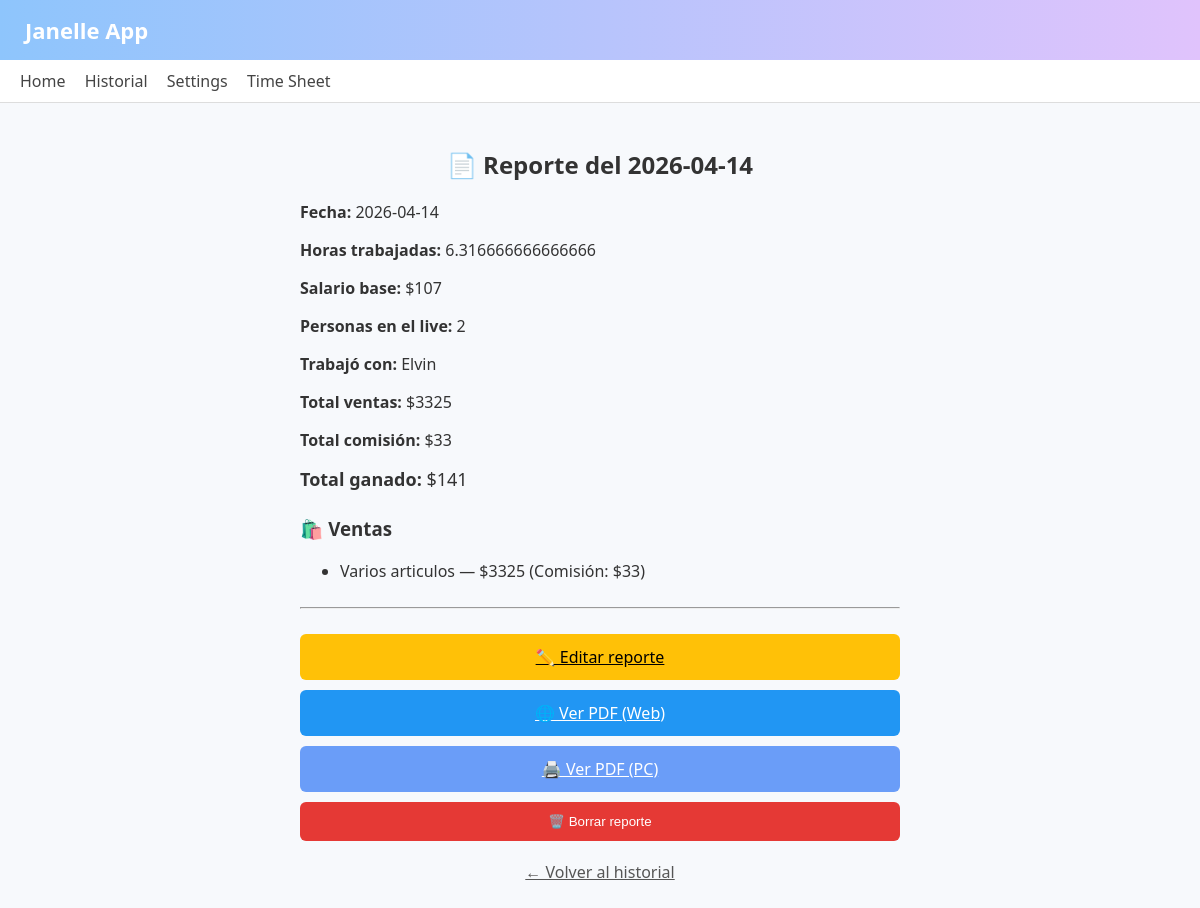
The page /reporte/33 on the database its author committed.
### tables this page shows
CREATE TABLE reportes (
            id INTEGER PRIMARY KEY AUTOINCREMENT,
            fecha TEXT,
            horas REAL,
            salario REAL,
            total_ventas REAL,
            total_comision REAL,
            total_ganado REAL,
            ventas_json TEXT
        , personas INTEGER DEFAULT 1, companero TEXT DEFAULT '');

### app.py (the view)
@app.route('/reporte/<int:id>')
def reporte_pasado(id):
    conn = sqlite3.connect("historial.db")
    c = conn.cursor()
    c.execute("""
        SELECT fecha, horas, salario, total_ventas, total_comision, total_ganado,
               ventas_json, personas, companero
        FROM reportes WHERE id=?
    """, (id,))
    fila = c.fetchone()
    conn.close()
    if not fila:
        return "Reporte no encontrado", 404
    ventas = json.loads(fila[6])
    reporte = {
        "id": id,
        "fecha": fila[0],
        "horas": fila[1],
        "salario": fila[2],
        "total_ventas": fila[3],
        "total_comision": fila[4],
        "total_ganado": fila[5],
        "ventas": ventas,
        "personas": fila[7],
        "companero": fila[8]
    }
    return render_template("reporte_pasado.html", reporte=reporte)

### templates/reporte_pasado.html
{% extends "base.html" %}
{% block content %}
<h2 style="text-align:center; margin-bottom:20px;">📄 Reporte del {{ reporte.fecha }}</h2>
<div style="max-width:600px; margin:auto;">
    <p><strong>Fecha:</strong> {{ reporte.fecha }}</p>
    <p><strong>Horas trabajadas:</strong> {{ reporte.horas }}</p>
    <p><strong>Salario base:</strong> ${{ reporte.salario|round|int }}</p>
    <p><strong>Personas en el live:</strong> {{ reporte.personas }}</p>
    {% if reporte.personas == 2 %}
    <p><strong>Trabajó con:</strong> {{ reporte.companero }}</p>
    {% endif %}
    <p><strong>Total ventas:</strong> ${{ reporte.total_ventas|round|int }}</p>
    <p><strong>Total comisión:</strong> ${{ reporte.total_comision|round|int }}</p>
    <p style="font-size:18px; margin-top:10px;">
        <strong>Total ganado:</strong> ${{ reporte.total_ganado|round|int }}
    </p>
    <h3 style="margin-top:25px;">🛍️ Ventas</h3>
    <ul>
        {% for v in reporte.ventas %}
        <li>
            {{ v.descripcion }} — ${{ v.precio|round|int }}
            (Comisión: ${{ v.comision|round|int }})
        </li>
        {% endfor %}
    </ul>
    <hr style="margin:25px 0;">
    <a href="/editar/{{ reporte.id }}"
        style="display:block; background:#FFC107; color:black; padding:12px; text-align:center; border-radius:6px; margin-bottom:10px;">
        ✏️ Editar reporte
    </a>
    <a href="/pdfweb/{{ reporte.id }}"
        style="display:block; background:#2196F3; color:white; padding:12px; text-align:center; border-radius:6px; margin-bottom:10px;">
        🌐 Ver PDF (Web)
    </a>
    <a href="/pdf_reporte/{{ reporte.id }}"
        style="display:block; background:#6a9df8; color:white; padding:12px; text-align:center; border-radius:6px; margin-bottom:10px;">
        🖨️ Ver PDF (PC)
    </a>
    <form action="/borrar/{{ reporte.id }}" method="POST"
        onsubmit="return confirm('¿Seguro que deseas borrar este reporte?');">
        <button type="submit"
            style="background:#E53935; color:white; padding:12px; border:none; border-radius:6px; width:100%;">
            🗑️ Borrar reporte
        </button>
    </form>
    <a href="/historial" style="display:block; text-align:center; margin-top:20px; color:#555;">
        ← Volver al historial
    </a>
</div>
{% endblock %}

### templates/base.html (style rules this page uses)
body { font-family: "Segoe UI", Arial, sans-serif; background: #f7f9fc; margin: 0; padding: 0; color: #333; }

### rows shown on the page
reportes: fecha "2026-04-14", horas "6.316666666666666", salario "107", personas "2", companero "Elvin", total_ventas "3325", total_comision "33", total_ganado "141"

### other values the page prints
{{ v.descripcion }} "Varios articulos"
{{ v.precio|round|int }} "3325"
{{ v.comision|round|int }} "33"
